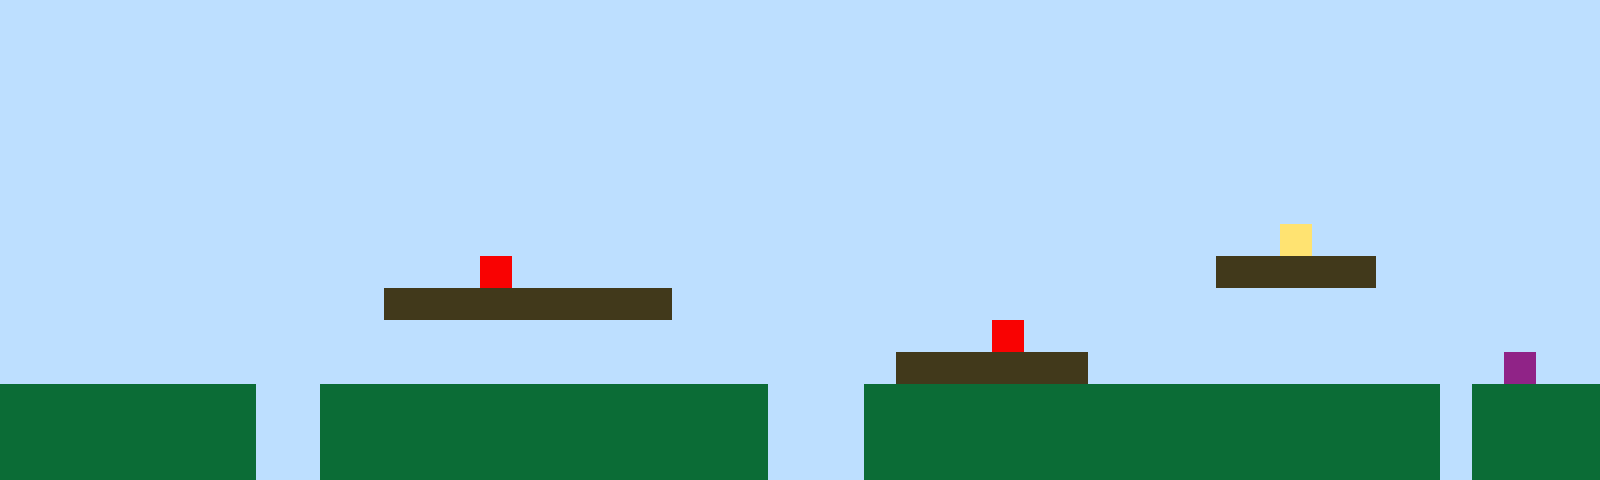

This is a level from a 2D game, rendered from its Tiled map with the project's own tilesets. A one-line summary and the complete map file follow:
An orthogonal 50x15 tile map with 32x32 px tiles, 1 tile layer (Tile Layer 1).

<map version="1.10" tiledversion="1.11.2" orientation="orthogonal" renderorder="right-up" width="50" height="15" tilewidth="32" tileheight="32" infinite="0" nextlayerid="2" nextobjectid="1"><editorsettings><export target="map1.csv" format="csv" /></editorsettings><tileset firstgid="1" name="sprites" tilewidth="32" tileheight="32" tilecount="6" columns="3"><image source="sprites.png" width="96" height="64" /></tileset><layer id="1" name="Tile Layer 1" width="50" height="15"><data encoding="csv">1,1,1,1,1,1,1,1,1,1,1,1,1,1,1,1,1,1,1,1,1,1,1,1,1,1,1,1,1,1,1,1,1,1,1,1,1,1,1,1,1,1,1,1,1,1,1,1,1,1,1,1,1,1,1,1,1,1,1,1,1,1,1,1,1,1,1,1,1,1,1,1,1,1,1,1,1,1,1,1,1,1,1,1,1,1,1,1,1,1,1,1,1,1,1,1,1,1,1,1,1,1,1,1,1,1,1,1,1,1,1,1,1,1,1,1,1,1,1,1,1,1,1,1,1,1,1,1,1,1,1,1,1,1,1,1,1,1,1,1,1,1,1,1,1,1,1,1,1,1,1,1,1,1,1,1,1,1,1,1,1,1,1,1,1,1,1,1,1,1,1,1,1,1,1,1,1,1,1,1,1,1,1,1,1,1,1,1,1,1,1,1,1,1,1,1,1,1,1,1,1,1,1,1,1,1,1,1,1,1,1,1,1,1,1,1,1,1,1,1,1,1,1,1,1,1,1,1,1,1,1,1,1,1,1,1,1,1,1,1,1,1,1,1,1,1,1,1,1,1,1,1,1,1,1,1,1,1,1,1,1,1,1,1,1,1,1,1,1,1,1,1,1,1,1,1,1,1,1,1,1,1,1,1,1,1,1,1,1,1,1,1,1,1,1,1,1,1,1,1,1,1,1,1,1,1,1,1,1,1,1,1,1,1,1,1,1,1,1,1,1,1,1,1,1,1,1,1,1,1,1,1,1,1,1,1,1,1,1,1,1,1,1,1,1,1,1,1,1,1,1,1,1,1,1,1,1,1,1,1,1,1,1,1,1,1,1,1,1,1,1,1,1,1,1,1,1,1,1,1,1,1,1,1,1,1,1,1,1,1,4,1,1,1,1,1,1,1,1,1,1,1,1,1,1,1,1,1,1,1,1,1,1,1,1,5,1,1,1,1,1,1,1,1,1,1,1,1,1,1,1,1,1,1,1,1,1,1,3,3,3,3,3,1,1,1,1,1,1,1,1,1,1,1,1,1,1,1,1,1,1,1,3,3,3,3,3,3,3,3,3,1,1,1,1,1,1,1,1,1,1,1,1,1,1,1,1,1,1,1,1,1,1,1,1,1,1,1,1,1,1,1,1,1,1,1,1,1,1,1,1,1,1,1,1,1,1,1,1,1,1,1,1,1,1,1,1,1,1,1,1,5,1,1,1,1,1,1,1,1,1,1,1,1,1,1,1,1,1,1,1,1,1,1,1,1,1,1,1,1,1,1,1,1,1,1,1,1,1,1,1,1,1,1,1,1,1,1,3,3,3,3,3,3,1,1,1,1,1,1,1,1,1,1,1,1,1,6,1,1,2,2,2,2,2,2,2,2,1,1,2,2,2,2,2,2,2,2,2,2,2,2,2,2,1,1,1,2,2,2,2,2,2,2,2,2,2,2,2,2,2,2,2,2,2,1,2,2,2,2,2,2,2,2,2,2,2,2,1,1,2,2,2,2,2,2,2,2,2,2,2,2,2,2,1,1,1,2,2,2,2,2,2,2,2,2,2,2,2,2,2,2,2,2,2,1,2,2,2,2,2,2,2,2,2,2,2,2,1,1,2,2,2,2,2,2,2,2,2,2,2,2,2,2,1,1,1,2,2,2,2,2,2,2,2,2,2,2,2,2,2,2,2,2,2,1,2,2,2,2</data></layer></map>
